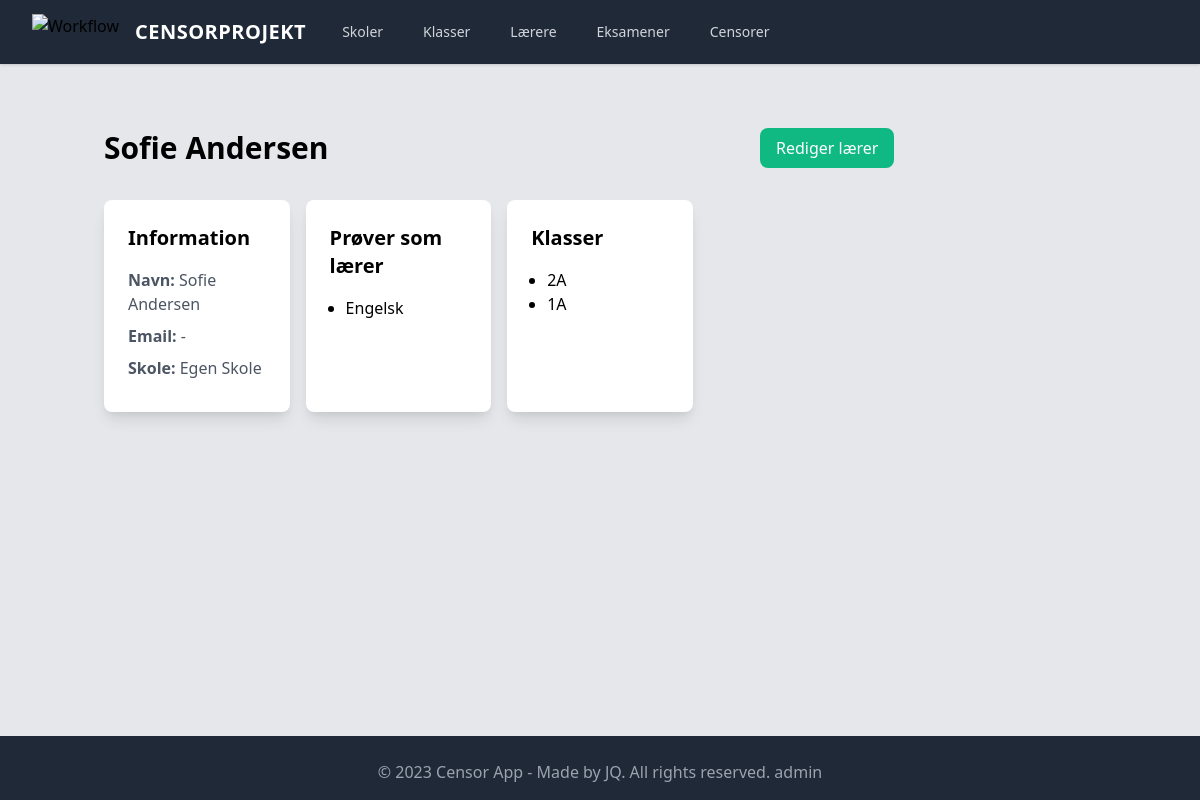
The page /lærer/3/ on the database its author committed.
### censor_app/models.py (models this page shows, shortened)
class Lærer(models.Model):
    navn = models.CharField(max_length=200)
    email = models.EmailField(blank=True, null=True)
    skole = models.ForeignKey(
        Skole,
        on_delete=models.CASCADE,
        related_name="personale",
        blank=True,
        null=True,
    )
    class Meta:
        verbose_name_plural = "Lærere"

class Skole(models.Model):
    navn = models.CharField(max_length=200)
    adresse = models.CharField(max_length=200)
    def __str__(self):
        return self.navn
    class Meta:
        verbose_name_plural = "Skoler"

class Eksamen(models.Model):
    navn = models.CharField(max_length=200)  # fag
    dato = models.DateField(blank=True, null=True, default=timezone.now)
    skole = models.ForeignKey(
        Skole, blank=True, null=True, on_delete=models.CASCADE, related_name="eksamener"
    )
    skoleklasse = models.ForeignKey(
        Skoleklasse, blank=True, null=True, on_delete=models.CASCADE
    )
    lærer = models.ForeignKey(Lærer, on_delete=models.SET_NULL, blank=True, null=True)
    censor = models.ForeignKey(Censor, on_delete=models.SET_NULL, blank=True, null=True)
    class Meta:
        verbose_name_plural = "Eksamener"

class Skoleklasse(models.Model):
    navn = models.CharField(max_length=50)
    skole = models.ForeignKey(Skole, blank=True, null=True, on_delete=models.CASCADE)
    lærere = models.ManyToManyField(Lærer, blank=True, related_name="klasser")
    class Meta:
        verbose_name_plural = "Skoleklasser"

### censor_app/views.py (called while the page is built)
    def get_context_data(self, **kwargs):
        context = super(LærerDetail, self).get_context_data(**kwargs)
        context["eksamener"] = Eksamen.objects.filter(lærer=self.object)
        context["skoleklasser"] = Skoleklasse.objects.filter(lærere=self.object)
        return context

### templates/censor_app/lærer_detail.html
{% extends 'censor_app/base.html' %} {% block content %}
<div class="flex justify-between items-center mb-8">
  <h1 class="text-3xl font-bold">{{ lærer.navn }}</h1>
  <a
    href="{% url 'lærer_update' lærer.pk %}"
    class="bg-green-500 text-white px-4 py-2 rounded-lg"
    >Rediger lærer</a
  >
</div>
<div
  class="grid grid-cols-1 sm:grid-cols-2 md:grid-cols-3 lg:grid-cols-4 gap-4 mb-40"
>
  <div class="bg-white shadow-lg rounded-lg p-6">
    <h2 class="text-xl font-semibold mb-4">Information</h2>
    <p class="text-gray-600 mb-2"><strong>Navn:</strong> {{ lærer.navn }}</p>
    <p class="text-gray-600 mb-2">
      <strong>Email:</strong> {{ lærer.email|default:"-" }}
    </p>
    <p class="text-gray-600 mb-2"><strong>Skole:</strong> {{ lærer.skole }}</p>
  </div>
  <div class="bg-white shadow-lg rounded-lg p-6">
    <h2 class="text-xl font-semibold mb-4">Prøver som lærer</h2>
    {% if eksamener %}
    <ul class="list-disc ml-4">
      {% for eksamen in eksamener %}
      <li>{{ eksamen.navn }}</li>
      {% endfor %}
    </ul>
    {% else %}
    <p class="text-gray-600">Ingen prøver fundet.</p>
    {% endif %}
  </div>
  <div class="bg-white shadow-lg rounded-lg p-6">
    <h2 class="text-xl font-semibold mb-4">Klasser</h2>
    {% if skoleklasser %}
    <ul class="list-disc ml-4">
      {% for skoleklasse in skoleklasser %}
      <li>
        <a href="{% url 'skoleklasse_detail' skoleklasse.id %}"
          >{{ skoleklasse.navn }}</a
        >
      </li>
      {% endfor %}
    </ul>
    {% else %}
    <p class="text-gray-600">Ingen klasser fundet.</p>
    {% endif %}
  </div>
</div>
{% endblock %}

### rows shown on the page
Lærer: navn "Sofie Andersen", email "-", skole "Egen Skole"
Eksamen: navn "Engelsk"
Skoleklasse: navn "2A"
Skoleklasse: navn "1A"
